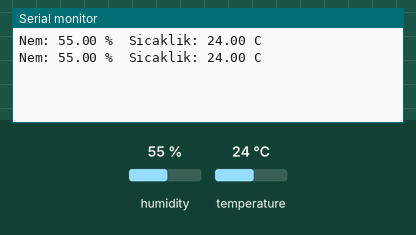
Recording of a sketch running on a simulated Arduino Uno, built with avr-gcc and run on an emulated ATmega328P. Parts: the last lines printed to the serial monitor. Inputs (shaded band) come from the test bench; at power-on: humidity 55 %, temperature 24 °C.

Above: at 2.8 s.
2.9 s: humidity set to 22 %
At 5.3 s:
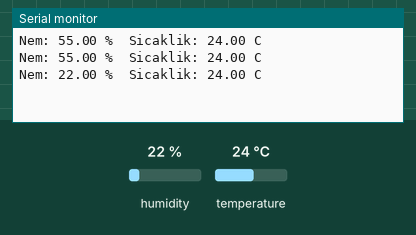
5.6 s: temperature set to 12 °C
At 6.7 s:
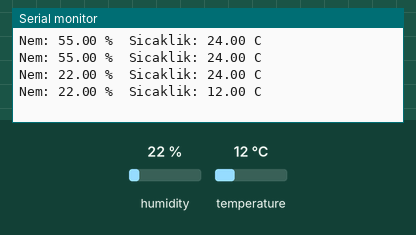
8.3 s: humidity set to 40 %
At 11.5 s:
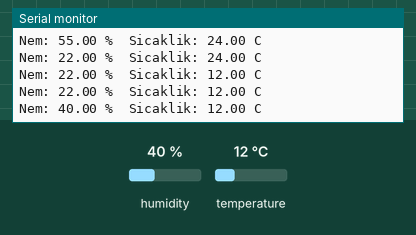
Timing chart, 0 to 13.0 s (numbered marks = the images above; inputs shaded):
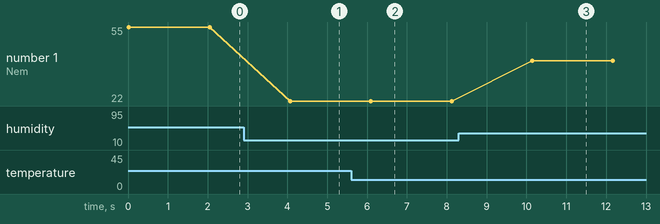

The sketch:

proje.ino
```cpp
// DHT11 Okuma
#include <DHT.h>
#define DHTPIN 2
#define DHTTYPE DHT11
DHT dht(DHTPIN, DHTTYPE);
void setup(){
  Serial.begin(9600);
  dht.begin();
}
void loop(){
  float h = dht.readHumidity();
  float t = dht.readTemperature();
  if (isnan(h) || isnan(t)) { Serial.println("Okuma hatasi"); return; }
  Serial.print("Nem: "); Serial.print(h); Serial.print(" %  ");
  Serial.print("Sicaklik: "); Serial.print(t); Serial.println(" C");
  delay(2000);
}
```

Measured:
- after the input at 2.9 s, the serial monitor: prints a new line after 1.2 s (image 1)
- after the input at 5.6 s, the serial monitor: prints a new line after 0.50 s (image 2)
- after the input at 8.3 s, the serial monitor: prints a new line after 1.8 s (image 3)
- plotted number 1: 55 → 22 after the input at 2.9 s, 22 → 40 after the input at 8.3 s
